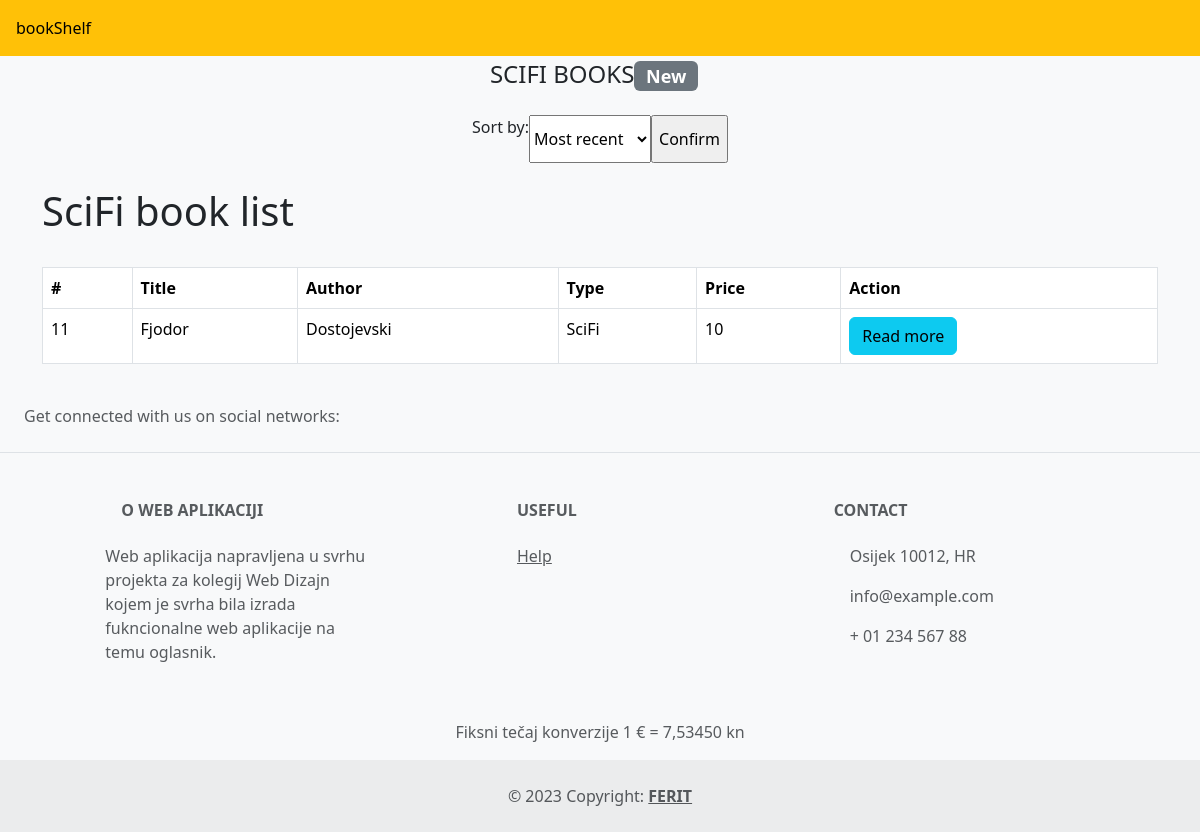
The app's page /oglasnik/sciFiPage.php with its own data.
### tables this page shows
CREATE TABLE `books` (
  `id` int(11) NOT NULL,
  `title` varchar(128) NOT NULL,
  `author` varchar(128) NOT NULL,
  `type` varchar(50) NOT NULL,
  `description` text NOT NULL,
  `price` int(50) NOT NULL,
  `pub_date` date NOT NULL DEFAULT current_timestamp(),
  `creator` varchar(128) NOT NULL,
  `contact` text NOT NULL
);

### oglasnik/sciFiPage.php (the view, shortened to what this page needs)
<!DOCTYPE html>
<html lang="en">
<head>
  <link href="https://cdn.jsdelivr.net/npm/bootstrap@5.3.2/dist/css/bootstrap.min.css" rel="stylesheet">
  <link rel="stylesheet" href="style.css">
</head>
<body class="bg-light">
    <header>
        <div class="row bg-warning p-3">
            <div class="col" id="oglasnikLink">
                <a href="index.php">bookShelf</a>
            </div>
            <div class="col"></div>
            <div class="col"></div>
            <div class="col"></div>
            <div class="col"></div>
            <div class="col"></div>
            <div class="col"></div>
            <div class="col"></div>
            <div class="col"></div>
            <div class="col"></div>
            <div class="col"></div>
            <div class="col"></div>
        </div>
    </header>
  <main>
    <article class="container-fluid mt-1 pagination justify-content-center">
      <h4>SCIFI BOOKS<span class="badge bg-secondary">New</span></h4>
    </article>
    <section class="mt-3">
      <form action="sciFiProcess.php" class="pagination justify-content-center" method="POST">
        <label for="cars">Sort by: </label>
        <select name="cars" id="cars">
          <option value="mostRecent">Most recent</option>
        </select>
        <br><br>
        <input type="submit" value="Confirm">
      </form>
    </section>
    <div class="container">
        <header class="d-flex justify-content-between my-4">
            <h1>SciFi book list</h1>
        </header>
        <table class="table table-bordered">
            <thead>
                <tr>
                    <th>#</th>
                    <th>Title</th>
                    <th>Author</th>
                    <th>Type</th>
                    <th>Price</th>
                    <th>Action</th>
                </tr>
            </thead>
            <tbody>
                <?php
                include("connectBookDB.php");
                $sql = "SELECT * FROM books WHERE type = 'sciFi' ORDER BY pub_date DESC";
                $result = mysqli_query($conn, $sql);
                while($row = mysqli_fetch_array($result)){
                ?>
                    <tr>
                        <td><?php echo $row["id"] ?></td>
                        <td><?php echo $row["title"] ?></td>
                        <td><?php echo $row["author"] ?></td>
                        <td><?php echo $row["type"] ?></td>
                        <td><?php echo $row["price"] ?></td>
                        <td>
                            <a href="viewBook.php?id=<?php echo $row["id"]; ?>" class="btn btn-info">Read more</a>
                        </td>
                    </tr>
                <?php
                    }
                ?>
            </tbody>
        </table>
    </div>
  </main>
  <footer class="text-center text-lg-start bg-light text-muted">
    <section class="d-flex justify-content-center justify-content-lg-between p-4 border-bottom">
      <div class="me-5 d-none d-lg-block">
        <span>Get connected with us on social networks:</span>
      </div>
      <div>
      </div>
    </section>
    <section class="">
      <div class="container text-center text-md-start mt-5">
        <div class="row mt-3">
          <div class="col-md-3 col-lg-4 col-xl-3 mx-auto mb-4">
            <h6 class="text-uppercase fw-bold mb-4">
              <i class="fas fa-gem me-3"></i>O web aplikaciji
            </h6>
            <p>
              Web aplikacija napravljena u svrhu projekta za kolegij Web Dizajn kojem je svrha bila izrada fukncionalne web aplikacije na temu oglasnik.
            </p>
          </div>
          <div class="col-md-3 col-lg-2 col-xl-2 mx-auto mb-4">
            <h6 class="text-uppercase fw-bold mb-4">
              Useful
            </h6>
            <p>
              <a href="#!" class="text-reset">Help</a>
            </p>
          </div>
          <div class="col-md-4 col-lg-3 col-xl-3 mx-auto mb-md-0 mb-4">
            <h6 class="text-uppercase fw-bold mb-4">Contact</h6>
            <p><i class="fas fa-home me-3"></i> Osijek 10012, HR</p>
            <p>
              info@example.com
            </p>
            <p><i class="fas fa-phone me-3"></i> + 01 234 567 88</p>
          </div>
        </div>
        <p>
          <p class="text-center">Fiksni tečaj konverzije 1 € = 7,53450 kn</p>
        </p>
      </div>
    </section>
    <div class="text-center p-4" style="background-color: rgba(0, 0, 0, 0.05);">
      © 2023 Copyright:
      <a class="text-reset fw-bold" href="https://www.ferit.unios.hr/">FERIT</a>
    </div>
  </footer>
</body>
</html>

### records on screen
books: id "11", title "Fjodor", author "Dostojevski", type "SciFi", price "10"
